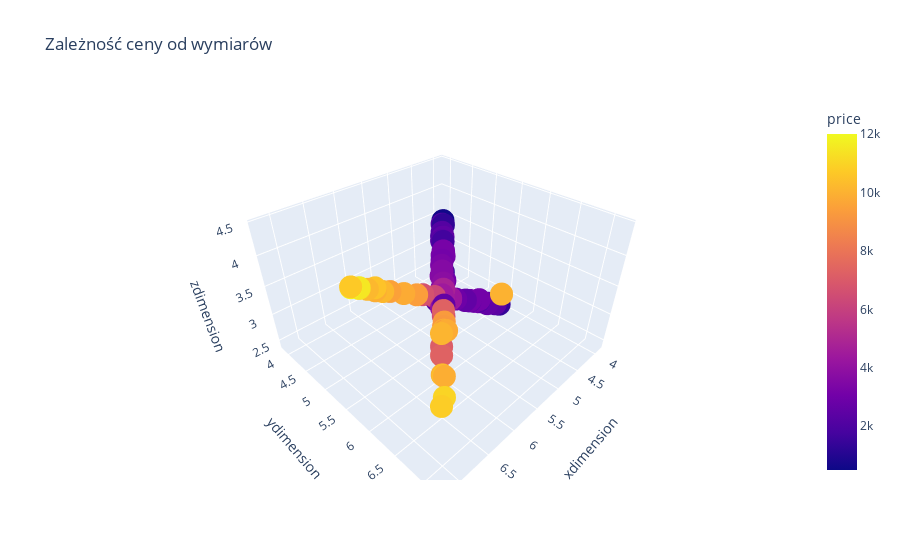

This figure's notebook cell:
### Code cell
import plotly.express as px

fig2 = px.scatter_3d(data_df, x='xdimension', y='ydimension', z='zdimension', color='price', title='Zależność ceny od wymiarów')

fig2.show()
